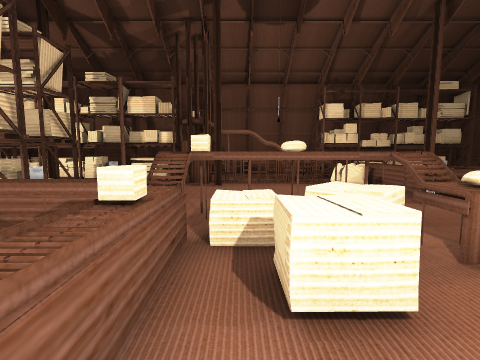
view 1 (above)

19 first-person views from a walk through a Unity game level. The camera is 1.4 m above the floor, tilts 6° down and sees 85° across. The floor is counted in squares, 1 m on a side. Each view is taken from the middle of a square. On the plan, view 1 faces up. The plan holds only what a view shows up to about 13 squares ahead; the rest is blank. The place goes on beyond the plan. The player is left out. Some surface patterns are stand-ins.

view 2
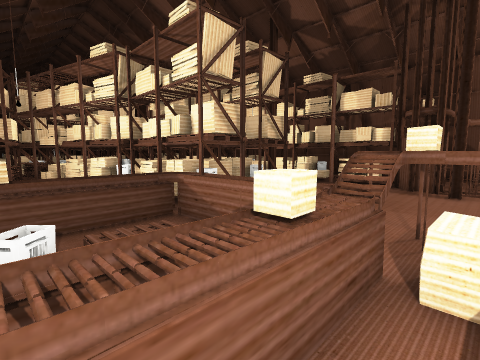

view 3
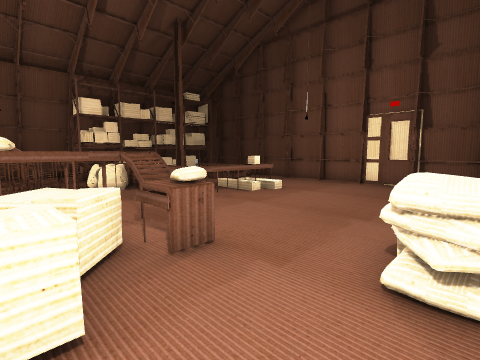

view 4
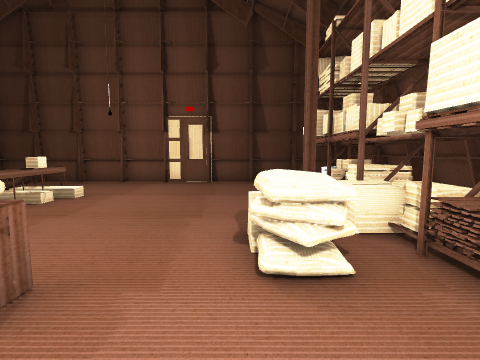

view 5
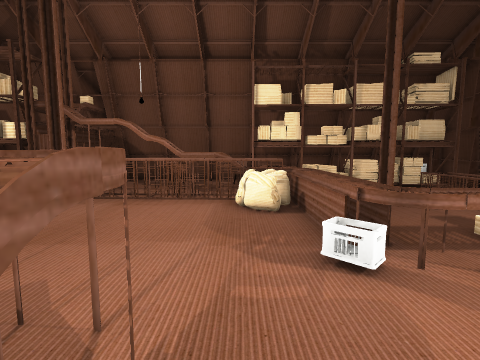

view 6
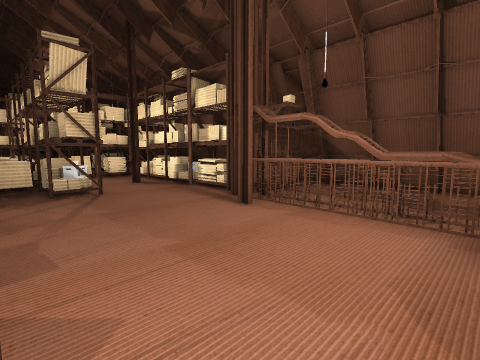

view 7
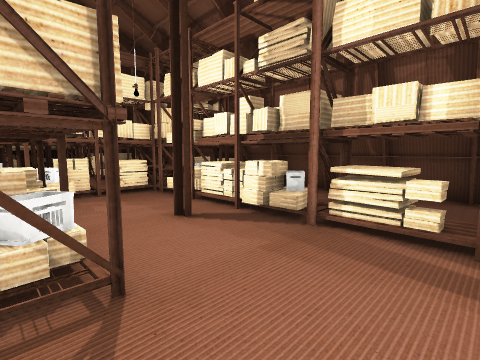

view 8
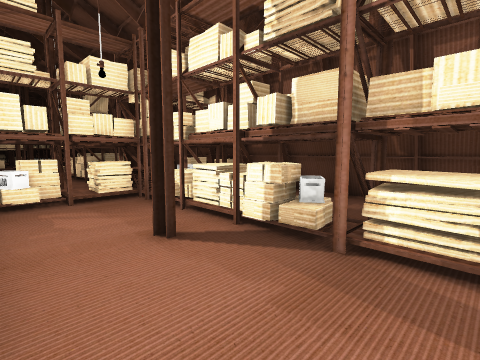

view 9
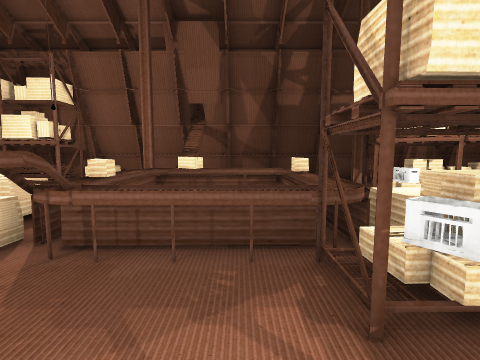

view 10
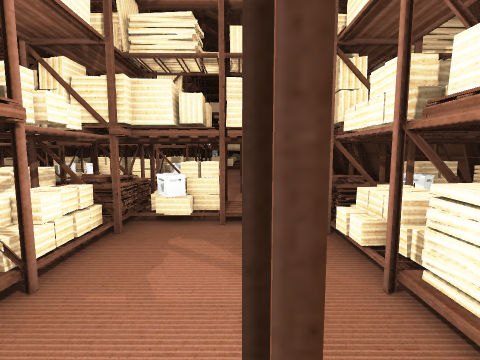

view 11
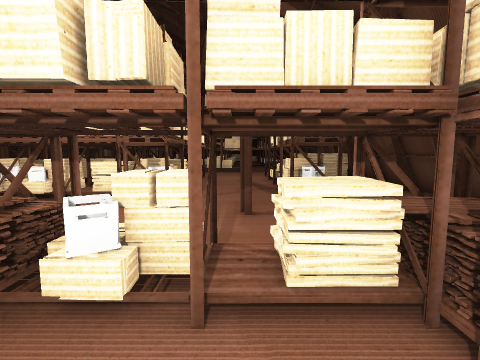

view 12
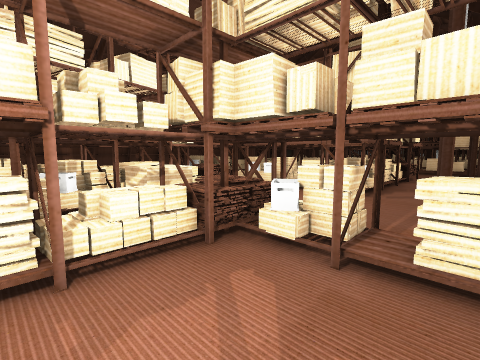

view 13
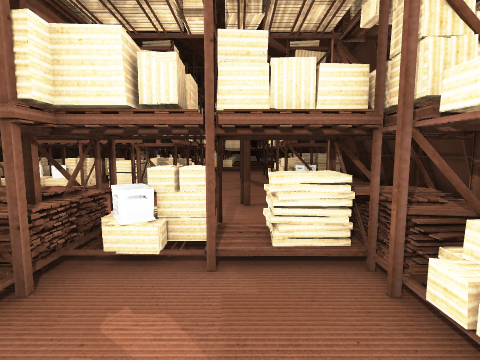

view 14
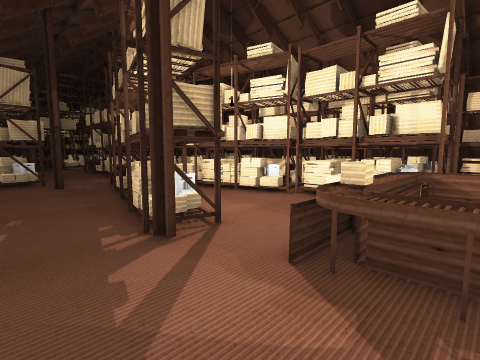

view 15
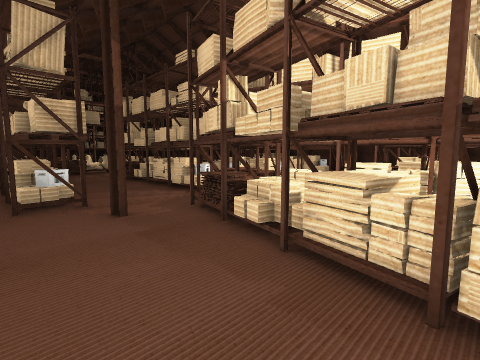

view 16
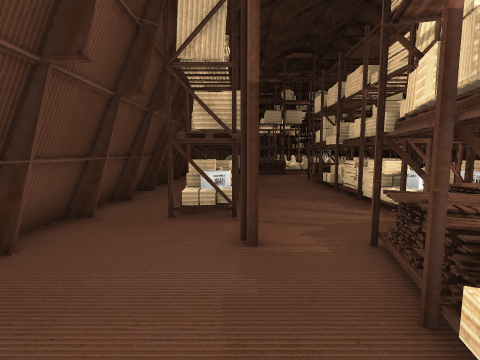

view 17
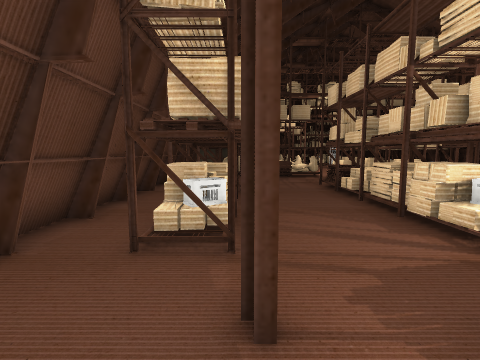

view 18
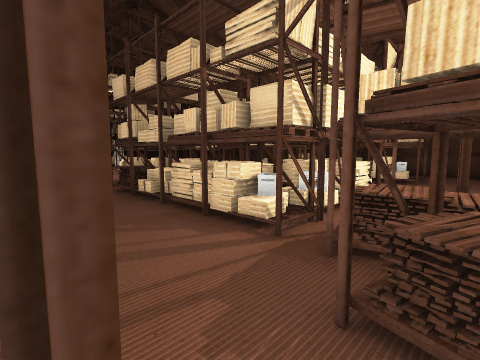

view 19
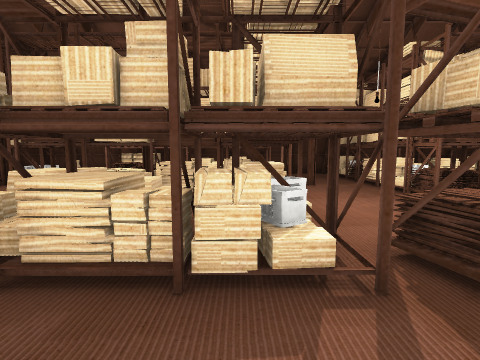

### Floor plan
Key: @ floor where view 1 was taken; # wall or solid block; . main floor; : floor 0.25 m higher than the main floor; = window, fence, low wall or low ledge; ^ raised ledge; O other object.
Columns run from 24 left of view 1 to 14 right of it. Each row starts with its distance up from view 1.
 17  ##########OO##########################
 16    ..   .  O     ....OO.....OOO O    ##
 15        ..  OO    ....OO......OOOOOOOO##
 14   OOOOO..  OOOOOOOOOOOO.......OO OOOO #
 13 OOOOOOO.. .OOOOOOOOOOOOOOO....        #
 12  ..........OO....O...OOOOO#OO#O   OO  #
 11  #......#..OO...#...........OO  # O   #
 10  ..........OO................O#...OO..#
  9 OOOOOOO....OOOOOOOO...........O...OO..#
  8 OOOOOOO....OOOOOOOO...........#..O#...#
  7   OO.OO...  OOO OO............O#OOO...#
  6   OO.OO...  OOOOOOOO...O^O#O..........#
  5   OO.OO..  OOOOOOOOO==#OOO#O..........#
  4 OOOOOOOOOOOOOOO..OOOOO#OOOOO.........##
  3 OOOOOOOOOOO ......##: OO.O.OO........##
  2 .........OO  .....#O: OO.O............#
  1 ........OOOOOOOO..O#  O#....OO........#
  0 ............OOOOO.OO=OOO@. .OOO       #
 -1 O#OOOOO.#.....OO#.... ##   ...O #     #
 -2 OOOOOOO.............  #    OOOOOOO    #
 -3  .................. .     OOOOOOOOO   #
 -4 #######################################

Positions as (right, up) in squares from view 1, and headings:
1: (0, 0), facing up
2: (0, 1), facing up-left
3: (1, 0), facing up-right
4: (1, 1), facing right
5: (4, 4), facing up
6: (4, 6), facing up-left
7: (-3, 8), facing up-left
8: (-4, 9), facing up-left
9: (-4, 8), facing down
10: (-7, 11), facing left
11: (-10, 11), facing left
12: (-9, 12), facing down-left
13: (-9, 11), facing left
14: (-4, -3), facing up-left
15: (-10, -3), facing up-left
16: (-12, -1), facing left
17: (-14, -1), facing left
18: (-15, -1), facing up-left
19: (-19, 0), facing up
